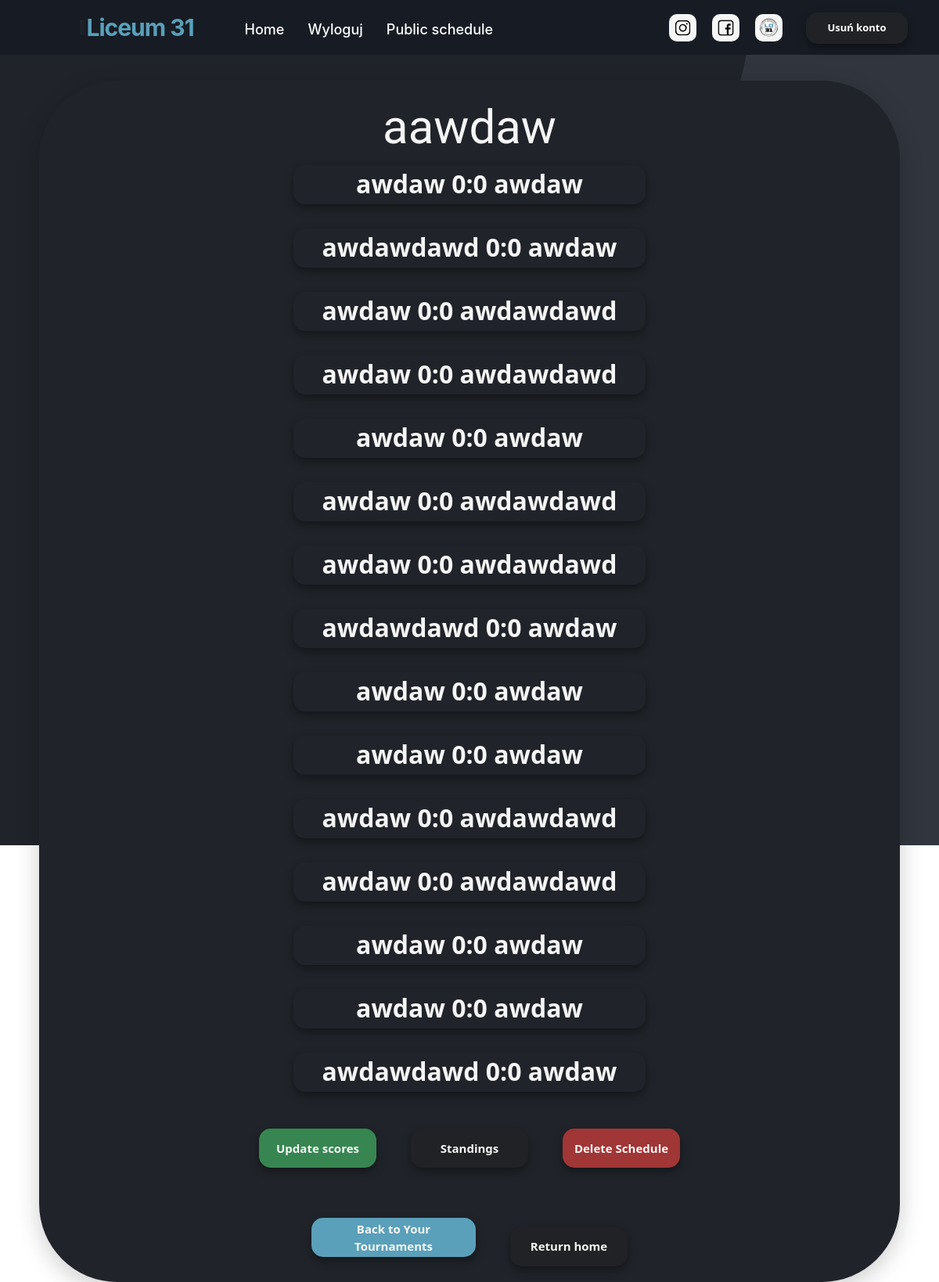
The app's page /schedule (signed in), older data.
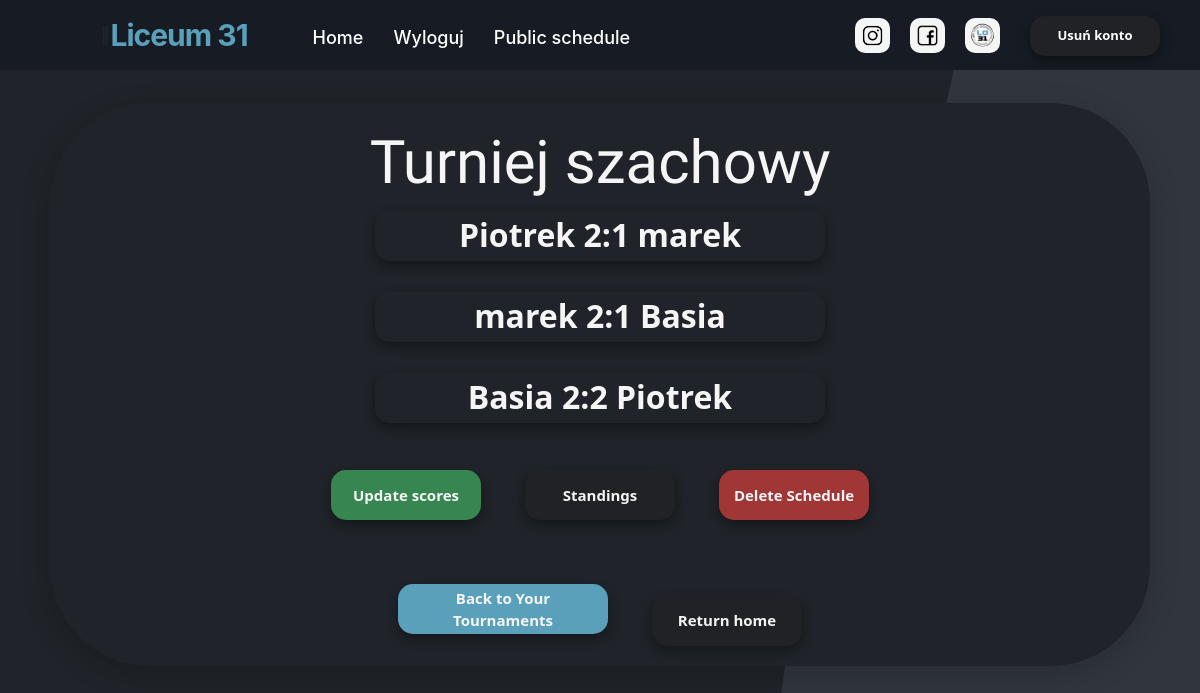
The same page, newer data.
### website/models.py (models this page shows)
class Tournament(db.Model):
    id = db.Column(db.Integer,primary_key=True)
    user_id = db.Column(db.Integer,db.ForeignKey('user.id'))
    name = db.Column(db.String(150))
    date = db.Column(db.Date)
    location = db.Column(db.String(150))
    discipline = db.Column(db.String(150))
    type = db.Column(db.String(150))
    status = db.Column(db.String(150), default="upcoming")
    is_public = db.Column(db.Boolean(),default=False)
    duals = db.relationship('Dual')
    players = db.relationship('Player')
    standings = db.relationship('Standing')

class Dual(db.Model):
    id = db.Column(db.Integer,primary_key=True)
    tournament_id = db.Column(db.Integer,db.ForeignKey('tournament.id'))
    player1_id = db.Column(db.Integer,db.ForeignKey('player.id'))
    player2_id = db.Column(db.Integer,db.ForeignKey('player.id'))
    player_1 = db.relationship('Player', foreign_keys=[player1_id])
    player_2 = db.relationship('Player', foreign_keys=[player2_id])
    score_1 = db.Column(db.Integer,default=0)
    score_2 = db.Column(db.Integer,default=0)
    round_number = db.Column(db.Integer)

class Player(db.Model):
    id = db.Column(db.Integer,primary_key=True)
    tournament_id = db.Column(db.Integer,db.ForeignKey('tournament.id'))
    name = db.Column(db.String(100000))
    standing = db.relationship('Standing')

### website/views.py (the view)
@views.route('/schedule')
@login_required
def schedule():
    tournament = Tournament.query.filter_by(
        id=current_user.actual_tournament_id).first()
    return render_template("schedule.html", user=current_user, tournament=tournament)

### website/__init__.py (called while the page is built)
def create_app():
    app = Flask(__name__)
    app.config['SECRET_KEY'] = 'kjabwdlajbal'
    app.config['SQLALCHEMY_DATABASE_URI'] = f'sqlite:///{DB_NAME}'
    db.init_app(app)  # inicjowanie bazy danych dla aplikacji
    from .views import views
    from .auth import auth
    app.register_blueprint(views, url_prefix='/')
    app.register_blueprint(auth, url_prefix='/')
    from .models import User,Player
    create_datebase(app)
    login_manager = LoginManager()
    login_manager.login_view = 'auth.login'
    login_manager.init_app(app)
    @login_manager.user_loader
    def load_user(id):
        return User.query.get(int(id))
    return app

### website/templates/schedule.html (shortened to what this page needs)
 {% extends "base.html" %} {% block title %}Schedule{% endblock %} {% block content %}
<section class="schedule_box_container container_schedule">
    <br>
    <h3 align="center">{{tournament.name}}</h3>
    <ol class="list-group list-group-flush" id="pary">
        {% for dual in tournament.duals %}
        <div align="center">
            <ol class="badge">
                <div class="btn-danger_nav_list_group btn-danger_nav_list_group_schedule">
                    <h2>{{dual.player_1.name}} {{dual.score_1}}:{{dual.score_2}} {{dual.player_2.name}}</h2>
                </div>
            </ol>
        </div>
        <br /> {% endfor %}
    </ol>
    <div align="center">
        <a href="/update-schedule">
            <button style="background-color: rgb(55, 134, 81);" type="button" class="btn-danger_nav_schedule">Update scores</button>
        </a>
        <a href="/standings">
            <button type="button" class="btn-danger_nav_schedule">Standings</button>
        </a>
        <a href="delete-tournament">
            <button style="background-color: #a03636;" class="btn-danger_nav_schedule" onClick="deleteTournament({{tournament.id}})"> <div>Delete Schedule</div></button>
        </a>
        <br><br>
        <a href="/tournaments">
            <button style="width: 210px; background-color: #5AA0BA;" type="button" class="btn-danger_nav_schedule">Back to Your Tournaments</button>
        </a>
        <a href="/">
            <button type="button" class="btn-danger_nav_schedule">Return home</button>
        </a>
    </div>
</section>
{% endblock %}

### website/templates/base.html (shortened to what this page needs)
<!DOCTYPE html>
<html>
<head>
    <link rel="stylesheet" href="https://stackpath.bootstrapcdn.com/bootstrap/4.4.1/css/bootstrap.min.css" />
    <link rel="stylesheet" href="https://stackpath.bootstrapcdn.com/font-awesome/4.7.0/css/font-awesome.min.css" />
    <link rel="stylesheet" href="{{ url_for('static', filename='style.css') }}">
</head>
<body>
    <nav>
        <div class="menu-icon">
            <span class="fas fa-bars"></span></div>
        <div class="logo" style="color: #5AA0BA; font-weight: 700;">
            Liceum 31</div>
        <div class="nav-items">
            {% if user.is_authenticated %}
            <li><a class="linkbutton link-active" id="home" href="/">Home</a></li>
            <li><a class="linkbutton" id="logout" href="/logout">Wyloguj</a></li>
            <li><a class="linkbutton" href="/public-schedule">Public schedule</a></li>
            {% else %}
            <li><a class="linkbutton" id="login" href="/login">Zaloguj</a></li>
            <li><a class="linkbutton" id="signUp" href="/sign-up">Zarejestruj się</a></li>
            {% endif %}
        </div>
        <a href="https://www.instagram.com/31lokrakow" target="_blank" rel="noopener noreferrer"> <img style="margin-right: 20px;" class="logo_social" src="../static/instragram-icon.png" width="35" height="35" alt="Instagram logo"></a>
        <a href="https://www.facebook.com/31LOKrakow" target="_blank" rel="noopener noreferrer"> <img style="margin-right: 20px;" class="logo_social" src="../static/facebook-icon.png" width="35" height="35" alt="Facebook logo"></a>
        <a href="https://www.lo31.krakow.pl/" target="_blank" rel="noopener noreferrer"> <img class="logo_social" src="../static/logo 31lo.png" width="35" height="35" alt="Oficjalna strona 31LO"></a>
        <button style="margin-left: 30px; margin-right: -60px;" align="right" type="submit" class="btn-danger_nav" onClick="deleteUser({{user.id}})">
      Usuń konto
    </button>
    </nav>
    <div class="container">{% block content %} {% endblock %}</div>
</body>
</html>

### website/static/style.css (style rules this page uses)
body { background-image: url("../static/bgp.png"); scroll-behavior: smooth; overflow: overlay; background-repeat: no-repeat; background-attachment: fixed }
.list-group { display: flex; flex-direction: column; padding-left: 0; margin-bottom: 0; font-weight: 700; }
nav { background: #171c24; display: flex; flex-wrap: wrap; align-items: center; justify-content: space-between; height: 70px; padding: 0 100px; }
nav .logo { color: #fff; font-size: 30px; font-weight: 600; letter-spacing: -1px; text-decoration: none; }
nav .nav-items { display: flex; flex: 1; padding: 0 0 0 50px; margin-top: 4px; }
nav .nav-items li { list-style: none; padding: 0 15px; }
nav .nav-items li a { color: #fff; font-size: 18px; font-weight: 500; text-decoration: none; }
.logo_social { border-radius: 10px; background-color: whitesmoke; }
h3 { color: whitesmoke; font-family: 'Stick No Bills', sans-serif; font-size: 60px; }
.schedule_box_container { background-color: #20242A; height: 250px; width: 700px; box-shadow: 0 8px 30px 0 rgba(0, 0, 0, 0.2); border-radius: 100px; }
.container_schedule { width: 1100px; height: auto; margin: 0 auto; margin-top: 3%; }
a { color: #fff; font-size: 15px; font-weight: 500; text-decoration: none; }
h2 { color: whitesmoke; font-family: 'Gluten', cursive; }
.btn-danger_nav { background-color: #202225; border: 0; width: 130px; height: 40px; border-radius: 15px; font-family: "Segoe UI", Tahoma, Geneva, Verdana, sans-serif; color: white; font-size: 13px; font-weight: bold; outline: none; box-shadow: 0px 5px 12px rgba(0, 0, 0, 0.4); transition: 0.5s; backface-visibility: hidden; margin-top: 1px; }
.btn-danger_nav_list_group_schedule h2 { color: whitesmoke; font-family: "Segoe UI", Tahoma, Geneva, Verdana, sans-serif; font-weight: bold; padding: 5px; }
.btn-danger_nav_list_group { border: 0; width: 450px; height: 50px; border-radius: 15px; outline: none; box-shadow: 0px 5px 12px rgba(0, 0, 0, 0.4); transition: 0.5s; backface-visibility: hidden; margin-top: 1px; }
.btn-danger_nav_schedule { background-color: #202225; border: 0; width: 150px; height: 50px; border-radius: 15px; font-family: "Segoe UI", Tahoma, Geneva, Verdana, sans-serif; color: whitesmoke; font-size: 15px; font-weight: bold; outline: none; box-shadow: 0px 5px 12px rgba(0, 0, 0, 0.4); transition: 0.5s; backface-visibility: hidden; margin-top: 5px; margin: 20px; }

Row changes from the older to the newer data that the page shows:
removed Dual: player_1.name "awdaw", score_1 "0", score_2 "0", player_2.name "awdawdawd"
removed Dual: player_1.name "awdaw", score_1 "0", score_2 "0", player_2.name "awdaw"
removed Dual: player_1.name "awdaw", score_1 "0", score_2 "0", player_2.name "awdawdawd"
removed Dual: player_1.name "awdaw", score_1 "0", score_2 "0", player_2.name "awdawdawd"
removed Dual: player_1.name "awdawdawd", score_1 "0", score_2 "0", player_2.name "awdaw"
removed Dual: player_1.name "awdaw", score_1 "0", score_2 "0", player_2.name "awdaw"
removed Dual: player_1.name "awdaw", score_1 "0", score_2 "0", player_2.name "awdaw"
removed Dual: player_1.name "awdaw", score_1 "0", score_2 "0", player_2.name "awdawdawd"
removed Dual: player_1.name "awdaw", score_1 "0", score_2 "0", player_2.name "awdawdawd"
removed Dual: player_1.name "awdaw", score_1 "0", score_2 "0", player_2.name "awdaw"
removed Dual: player_1.name "awdaw", score_1 "0", score_2 "0", player_2.name "awdaw"
removed Dual: player_1.name "awdawdawd", score_1 "0", score_2 "0", player_2.name "awdaw"
changed Tournament: name "aawdaw" → "Turniej szachowy"
changed Dual (number 1 of 3 on the later page): player_1.name "awdaw" → "Piotrek"; score_1 "0" → "2"; score_2 "0" → "1"; player_2.name "awdaw" → "marek"
changed Dual (number 2 of 3 on the later page): player_1.name "awdawdawd" → "marek"; score_1 "0" → "2"; score_2 "0" → "1"; player_2.name "awdaw" → "Basia"
changed Dual (number 3 of 3 on the later page): player_1.name "awdaw" → "Basia"; score_1 "0" → "2"; score_2 "0" → "2"; player_2.name "awdawdawd" → "Piotrek"
